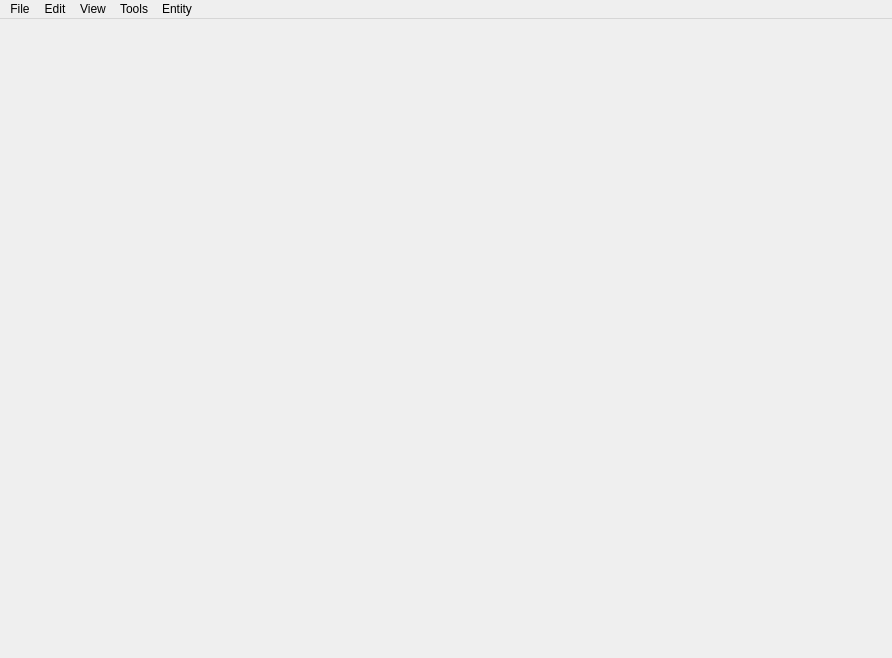
<?xml version="1.0" encoding="UTF-8"?>
<ui version="4.0">
 <class>MainWindow</class>
 <widget class="QMainWindow" name="MainWindow">
  <property name="geometry">
   <rect>
    <x>0</x>
    <y>0</y>
    <width>892</width>
    <height>658</height>
   </rect>
  </property>
  <property name="windowTitle">
   <string>Lumix Editor</string>
  </property>
  <property name="dockNestingEnabled">
   <bool>true</bool>
  </property>
  <widget class="QWidget" name="centralWidget">
   <property name="enabled">
    <bool>true</bool>
   </property>
   <property name="sizePolicy">
    <sizepolicy hsizetype="Preferred" vsizetype="Preferred">
     <horstretch>0</horstretch>
     <verstretch>0</verstretch>
    </sizepolicy>
   </property>
   <property name="maximumSize">
    <size>
     <width>0</width>
     <height>0</height>
    </size>
   </property>
   <layout class="QGridLayout" name="gridLayout"/>
  </widget>
  <widget class="QMenuBar" name="menuBar">
   <property name="geometry">
    <rect>
     <x>0</x>
     <y>0</y>
     <width>892</width>
     <height>21</height>
    </rect>
   </property>
   <widget class="QMenu" name="menuView">
    <property name="title">
     <string>View</string>
    </property>
    <widget class="QMenu" name="menuWindows">
     <property name="title">
      <string>Windows</string>
     </property>
     <addaction name="actionAsset_Browser"/>
     <addaction name="actionEntity_templates"/>
     <addaction name="actionFile_server"/>
     <addaction name="actionGame_view"/>
     <addaction name="actionLog"/>
     <addaction name="actionMaterial_manager"/>
     <addaction name="actionProfiler"/>
     <addaction name="actionProperties"/>
     <addaction name="actionScene_View"/>
     <addaction name="actionScript_compiler"/>
    </widget>
    <addaction name="actionLook_at_selected_entity"/>
    <addaction name="actionPolygon_Mode"/>
    <addaction name="menuWindows"/>
   </widget>
   <widget class="QMenu" name="menuFile">
    <property name="title">
     <string>File</string>
    </property>
    <addaction name="actionNew"/>
    <addaction name="actionOpen"/>
    <addaction name="actionSave"/>
    <addaction name="actionSave_As"/>
    <addaction name="actionE_xit"/>
   </widget>
   <widget class="QMenu" name="menuTools">
    <property name="title">
     <string>Tools</string>
    </property>
    <addaction name="actionGame_mode"/>
    <addaction name="actionCompile_scripts"/>
    <addaction name="actionSnap_to_terrain"/>
   </widget>
   <widget class="QMenu" name="menuEntity">
    <property name="title">
     <string>Entity</string>
    </property>
    <addaction name="actionCreate"/>
    <addaction name="actionRemove"/>
    <addaction name="actionSave_as_template"/>
    <addaction name="actionInstantiate_template"/>
   </widget>
   <widget class="QMenu" name="menuEdit">
    <property name="title">
     <string>Edit</string>
    </property>
    <addaction name="actionUndo"/>
    <addaction name="actionRedo"/>
   </widget>
   <addaction name="menuFile"/>
   <addaction name="menuEdit"/>
   <addaction name="menuView"/>
   <addaction name="menuTools"/>
   <addaction name="menuEntity"/>
  </widget>
  <action name="actionLog">
   <property name="text">
    <string>Log</string>
   </property>
  </action>
  <action name="actionNew">
   <property name="text">
    <string>&amp;New</string>
   </property>
   <property name="shortcut">
    <string>Ctrl+N</string>
   </property>
  </action>
  <action name="actionOpen">
   <property name="text">
    <string>&amp;Open</string>
   </property>
   <property name="shortcut">
    <string>Ctrl+O</string>
   </property>
  </action>
  <action name="actionSave">
   <property name="text">
    <string>&amp;Save</string>
   </property>
   <property name="shortcut">
    <string>Ctrl+S</string>
   </property>
  </action>
  <action name="actionE_xit">
   <property name="text">
    <string>E&amp;xit</string>
   </property>
   <property name="shortcut">
    <string>Ctrl+X</string>
   </property>
  </action>
  <action name="actionSave_As">
   <property name="text">
    <string>Save As</string>
   </property>
   <property name="shortcut">
    <string>Ctrl+Shift+S</string>
   </property>
  </action>
  <action name="actionGame_mode">
   <property name="text">
    <string>Game mode</string>
   </property>
   <property name="shortcut">
    <string>Ctrl+P</string>
   </property>
  </action>
  <action name="actionCompile_scripts">
   <property name="text">
    <string>Compile scripts</string>
   </property>
  </action>
  <action name="actionCreate">
   <property name="text">
    <string>Create</string>
   </property>
   <property name="shortcut">
    <string>Ctrl+E</string>
   </property>
  </action>
  <action name="actionProperties">
   <property name="text">
    <string>Properties</string>
   </property>
  </action>
  <action name="actionGame_view">
   <property name="text">
    <string>Game view</string>
   </property>
  </action>
  <action name="actionScene_View">
   <property name="text">
    <string>Scene View</string>
   </property>
  </action>
  <action name="actionAsset_Browser">
   <property name="text">
    <string>Asset browser</string>
   </property>
  </action>
  <action name="actionFile_server">
   <property name="text">
    <string>File server</string>
   </property>
  </action>
  <action name="actionScript_compiler">
   <property name="text">
    <string>Script compiler</string>
   </property>
  </action>
  <action name="actionMaterial_manager">
   <property name="text">
    <string>Material editor</string>
   </property>
  </action>
  <action name="actionProfiler">
   <property name="text">
    <string>Profiler</string>
   </property>
  </action>
  <action name="actionPolygon_Mode">
   <property name="checkable">
    <bool>true</bool>
   </property>
   <property name="text">
    <string>Wireframe</string>
   </property>
   <property name="shortcut">
    <string>Ctrl+W</string>
   </property>
  </action>
  <action name="actionLook_at_selected_entity">
   <property name="text">
    <string>Look at selected entity</string>
   </property>
   <property name="shortcut">
    <string>Ctrl+Tab</string>
   </property>
  </action>
  <action name="actionSnap_to_terrain">
   <property name="text">
    <string>Snap to terrain</string>
   </property>
   <property name="shortcut">
    <string>Ctrl+T</string>
   </property>
  </action>
  <action name="actionSave_as_template">
   <property name="text">
    <string>Create template</string>
   </property>
  </action>
  <action name="actionEntity_templates">
   <property name="text">
    <string>Entity templates</string>
   </property>
  </action>
  <action name="actionInstantiate_template">
   <property name="text">
    <string>Instantiate template</string>
   </property>
   <property name="shortcut">
    <string>Ctrl+Q</string>
   </property>
  </action>
  <action name="actionUndo">
   <property name="text">
    <string>Undo</string>
   </property>
   <property name="shortcut">
    <string>Ctrl+Z</string>
   </property>
  </action>
  <action name="actionRedo">
   <property name="text">
    <string>Redo</string>
   </property>
   <property name="shortcut">
    <string>Ctrl+Shift+Z</string>
   </property>
  </action>
  <action name="actionRemove">
   <property name="text">
    <string>Remove</string>
   </property>
  </action>
 </widget>
 <layoutdefault spacing="6" margin="11"/>
 <resources/>
 <connections/>
</ui>
